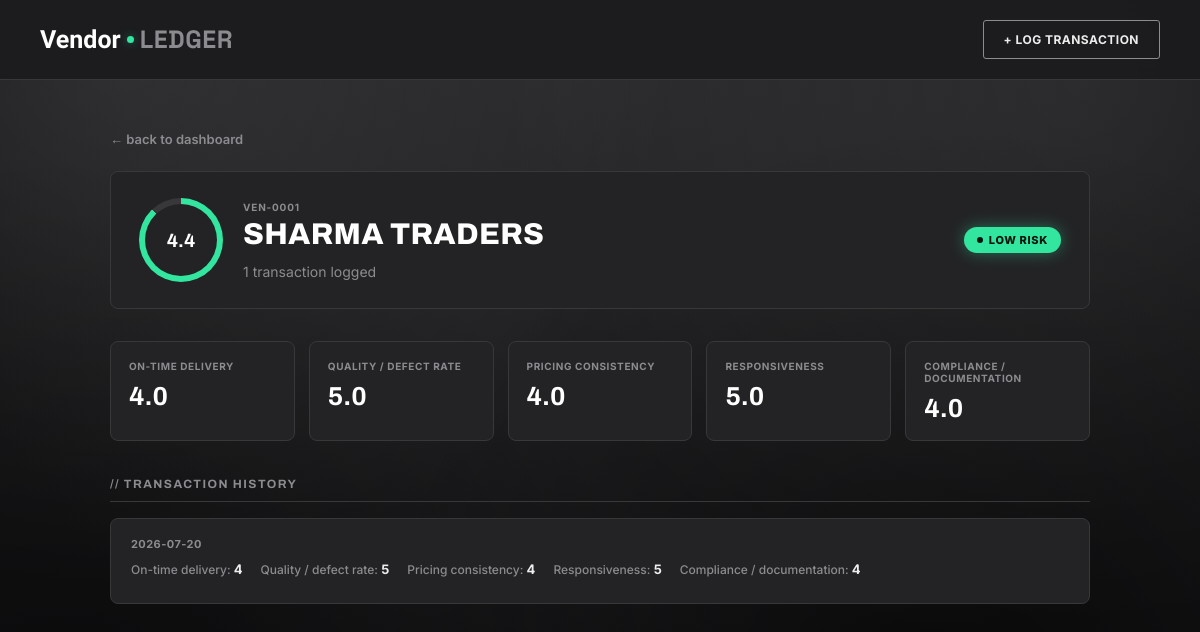
The app's page /vendor/1 with its own data.
### tables this page shows
CREATE TABLE vendors (
                id INTEGER PRIMARY KEY AUTOINCREMENT,
                name TEXT NOT NULL UNIQUE,
                created_at TEXT NOT NULL
            );

CREATE TABLE entries (
                id INTEGER PRIMARY KEY AUTOINCREMENT,
                vendor_id INTEGER NOT NULL,
                on_time INTEGER, quality INTEGER, pricing INTEGER, responsiveness INTEGER, compliance INTEGER,
                notes TEXT,
                created_at TEXT NOT NULL,
                FOREIGN KEY (vendor_id) REFERENCES vendors(id)
            );

### app.py (the view)
@app.route("/vendor/<int:vendor_id>")
def vendor_detail(vendor_id):
    vendor = get_vendor(vendor_id)
    if not vendor:
        return "Vendor not found", 404
    return render_template("vendor_detail.html", vendor=vendor, labels=CATEGORY_LABELS)

### storage.py (called while the page is built)
@contextmanager
def get_conn():
    conn = sqlite3.connect(DB_PATH)
    conn.row_factory = sqlite3.Row
    try:
        yield conn
        conn.commit()
    finally:
        conn.close()

def get_vendor(vendor_id: int):
    with get_conn() as conn:
        v = conn.execute("SELECT * FROM vendors WHERE id = ?", (vendor_id,)).fetchone()
        if not v:
            return None
        entries = conn.execute(
            "SELECT * FROM entries WHERE vendor_id = ? ORDER BY created_at DESC", (vendor_id,)
        ).fetchall()
        entries = [dict(e) for e in entries]
        summary = summarize(entries)
        return {
            "id": v["id"],
            "name": v["name"],
            "entries": entries,
            **summary,
        }

### templates/vendor_detail.html (shortened to what this page needs)
{% extends "base.html" %}
{% block content %}
<a href="{{ url_for('index') }}" class="back-link">&larr; back to dashboard</a>
{% set pct = (vendor.overall / 5 * 100) if vendor.overall is not none else 0 %}
{% if vendor.risk == "high" %}{% set color = "var(--risk-high)" %}
{% elif vendor.risk == "medium" %}{% set color = "var(--risk-medium)" %}
{% elif vendor.risk == "low" %}{% set color = "var(--risk-low)" %}
{% else %}{% set color = "var(--risk-grey)" %}{% endif %}
<div class="detail-header">
  <div class="detail-header-left">
    <div class="gauge" style="background: conic-gradient({{ color }} {{ pct }}%, var(--border) 0);">
      <span class="gauge-value">{{ "%.1f"|format(vendor.overall) if vendor.overall is not none else "—" }}</span>
    </div>
    <div>
      <div class="vendor-id">VEN-{{ "%04d"|format(vendor.id) }}</div>
      <h1 class="page-title" style="margin-bottom:4px;">{{ vendor.name }}</h1>
      <p class="page-sub" style="margin-bottom:0;">
        {{ vendor.entries|length }} transaction{{ "s" if vendor.entries|length != 1 else "" }} logged
      </p>
    </div>
  </div>
  <div>
    {% if vendor.risk == "high" %}<span class="pill pill-high">High risk</span>
    {% elif vendor.risk == "medium" %}<span class="pill pill-medium">Medium risk</span>
    {% elif vendor.risk == "low" %}<span class="pill pill-low">Low risk</span>
    {% else %}<span class="pill pill-no-data">No data</span>{% endif %}
  </div>
</div>
{% if vendor.category_avgs %}
<div class="category-grid">
  {% for cat, avg in vendor.category_avgs.items() %}
  <div class="category-card">
    <div class="category-label">{{ labels[cat] }}</div>
    <div class="category-score {{ 'weak' if avg is not none and avg <= 2.0 else '' }}">
      {{ "%.1f"|format(avg) if avg is not none else "—" }}
    </div>
  </div>
  {% endfor %}
</div>
{% endif %}
<h2 class="section-title">// transaction history</h2>
{% for e in vendor.entries %}
<div class="entry-row">
  <div class="entry-date">{{ e.created_at[:10] }}</div>
  <div class="entry-scores">
    {% for cat in labels.keys() %}
    <span class="entry-score-item">{{ labels[cat] }}: <b>{{ e[cat] }}</b></span>
    {% endfor %}
  </div>
</div>
{% endfor %}
{% endblock %}

### templates/base.html (shortened to what this page needs)
<!DOCTYPE html>
<html lang="en">
<head>
<link rel="stylesheet" href="{{ url_for('static', filename='style.css') }}">
</head>
<body>
<header class="site-header">
  <a href="{{ url_for('index') }}" class="brand">
    <span class="brand-word brand-word-1">Vendor</span>
    <span class="brand-dot"></span>
    <span class="brand-word brand-word-2">Ledger</span>
  </a>
  <a href="{{ url_for('new_entry') }}" class="btn-new">+ Log transaction</a>
</header>
<main>
{% block content %}{% endblock %}
</main>
</body>
</html>

### records on screen
vendors: id "0001", name "SHARMA TRADERS"
entries: created_at "2026-07-20", labels "On-time delivery" "Quality / defect rate" "Pricing consistency" "Responsiveness" "Compliance / documentation", on_time "4" "5" "4" "5" "4"

### other values on screen
{{ "%.1f"|format(vendor.overall) if vendor.overall is not none else "—" }} "4.4"
{{ vendor.entries|length }} "1"
{{ labels[cat] }} "ON-TIME DELIVERY" "QUALITY / DEFECT RATE" "PRICING CONSISTENCY" "RESPONSIVENESS" "COMPLIANCE / DOCUMENTATION"
{{ "%.1f"|format(avg) if avg is not none else "—" }} "4.0" "5.0" "4.0" "5.0" "4.0"
